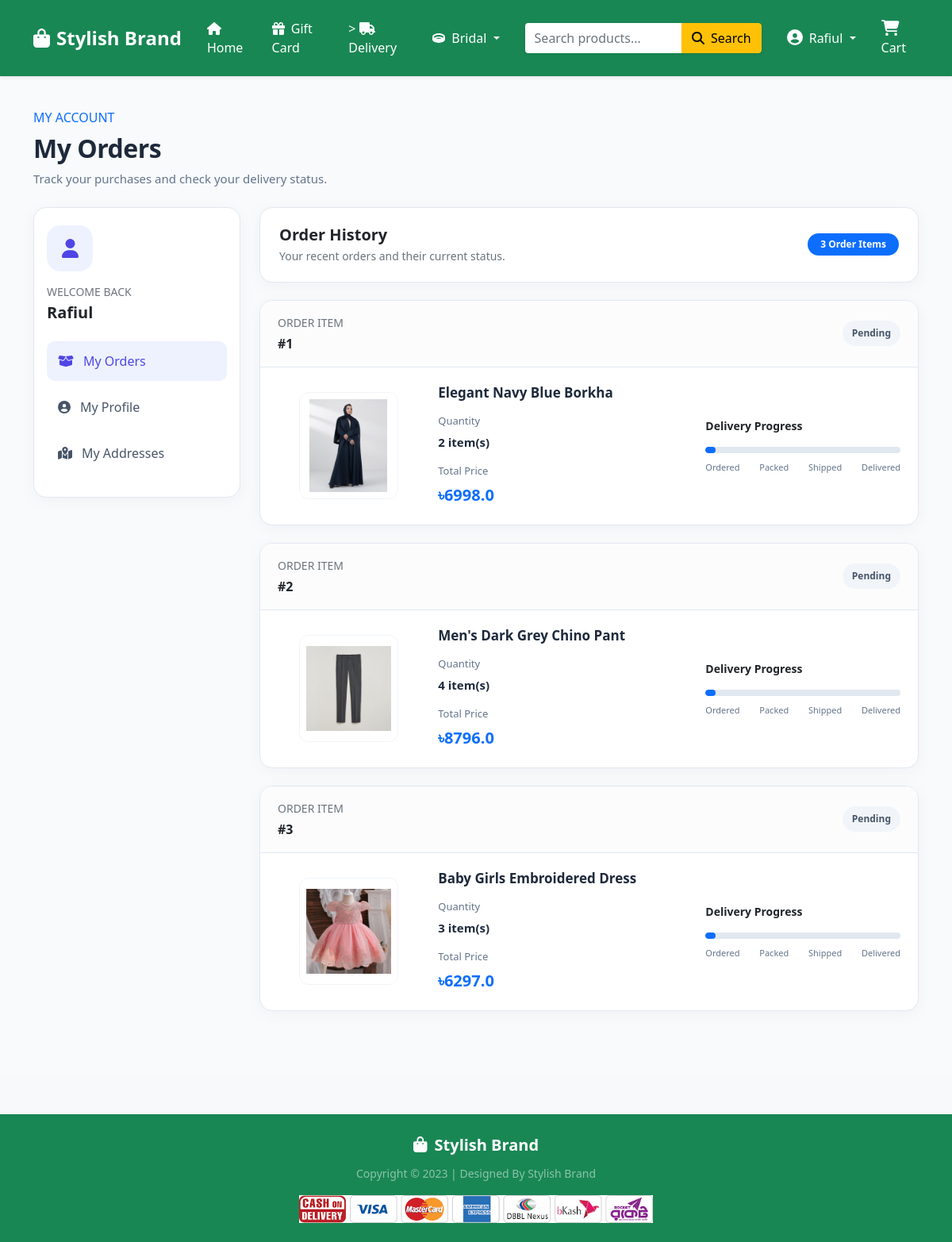
Screenshot of /orders/ (signed in) with the database file from the repository.
### Shop/models.py (models this page shows, shortened)
class OrderPlaced(models.Model):
    user = models.ForeignKey(User, on_delete=models.CASCADE)
    customer = models.ForeignKey(Customer, on_delete=models.CASCADE)
    product = models.ForeignKey(Product, on_delete=models.CASCADE)
    quantity = models.PositiveIntegerField(default=1)
    ordered_date = models.DateTimeField(auto_now_add=True)
    status = models.CharField(max_length=50, choices=STATUS_CHOICE, default='Pending')
    tran_id = models.CharField(max_length=100, blank=True, null=True)
    @property
    def total_cost(self):
        return self.quantity * self.product.discounted_price

class Product(models.Model):
    title = models.CharField(max_length=100)
    selling_price = models.FloatField()
    discounted_price = models.FloatField()
    description = models.TextField()
    brand = models.CharField(max_length=100)
    category = models.CharField(choices=CATEGORY_CHOICES,max_length=2)
    product_image = models.ImageField(upload_to='productimg')

### Shop/views.py (the view)
# urls.py: path("orders/", views.orders, name="orders"),
@login_required
def orders(request):
    op = OrderPlaced.objects.filter(user=request.user)
    return render(request, "Shop/orders.html", {"order_placed": op})

### Shop/templates/Shop/orders.html (shortened to what this page needs)
{% extends 'Shop/base.html' %}
{% load static %}
{% block main-content %}
<div class="orders-page">
    <div class="container">
        <div class="mb-4">
            <p class="text-primary fw-semibold mb-2">
                MY ACCOUNT
            </p>
            <h2 class="orders-heading mb-2">
                My Orders
            </h2>
            <p class="orders-subtitle mb-0">
                Track your purchases and check your delivery status.
            </p>
        </div>
        <div class="row g-4">
            <div class="col-lg-3 col-md-4">
                <div class="orders-sidebar">
                    <div class="orders-avatar">
                        <i class="fas fa-user"></i>
                    </div>
                    <p class="text-muted small mb-1">
                        WELCOME BACK
                    </p>
                    <h5 class="fw-bold text-dark text-break mb-4">
                        {{ request.user }}
                    </h5>
                    <a href="{% url 'orders' %}"
                       class="orders-nav-link active">
                        <i class="fas fa-box-open"></i>
                        <span>My Orders</span>
                    </a>
                    <a href="{% url 'profile' %}"
                       class="orders-nav-link">
                        <i class="fas fa-user-circle"></i>
                        <span>My Profile</span>
                    </a>
                    <a href="{% url 'address' %}"
                       class="orders-nav-link">
                        <i class="fas fa-map-marked-alt"></i>
                        <span>My Addresses</span>
                    </a>
                </div>
            </div>
            <div class="col-lg-9 col-md-8">
                <div class="orders-summary d-flex justify-content-between
                            align-items-center flex-wrap gap-2">
                    <div>
                        <h5 class="fw-bold text-dark mb-1">
                            Order History
                        </h5>
                        <p class="text-muted small mb-0">
                            Your recent orders and their current status.
                        </p>
                    </div>
                    <span class="badge rounded-pill bg-primary px-3 py-2">
                        {{ order_placed|length }} Order Items
                    </span>
                </div>
                {% for op in order_placed %}
                    <div class="order-card">
                        <div class="order-card-top">
                            <div>
                                <div class="text-muted small mb-1">
                                    ORDER ITEM
                                </div>
                                <div class="fw-bold text-dark">
                                    #{{ op.id }}
                                </div>
                            </div>
                            <div>
                                {% if op.status == 'Accepted' %}
                                    <span class="order-status status-accepted">
                                        <i class="fas fa-check-circle me-1"></i>
                                        Accepted
                                    </span>
                                {% elif op.status == 'Packed' %}
                                    <span class="order-status status-packed">
                                        <i class="fas fa-box me-1"></i>
                                        Packed
                                    </span>
                                {% elif op.status == 'On the Way' %}
                                    <span class="order-status status-transit">
                                        <i class="fas fa-truck me-1"></i>
                                        On the Way
                                    </span>
                                {% elif op.status == 'Delivered' %}
                                    <span class="order-status status-delivered">
                                        <i class="fas fa-check-double me-1"></i>
                                        Delivered
                                    </span>
                                {% elif op.status == 'Cancelled' %}
                                    <span class="order-status status-cancelled">
                                        <i class="fas fa-times-circle me-1"></i>
                                        Cancelled
                                    </span>
                                {% else %}
                                    <span class="order-status">
                                        {{ op.status }}
                                    </span>
                                {% endif %}
                            </div>
                        </div>
                        <div class="order-card-body">
                            <div class="row g-4 align-items-center">
                                <div class="col-sm-4 col-lg-3 text-center">
                                    {% if op.product.product_image %}
                                        <img
                                            src="{{ op.product.product_image.url }}"
                                            alt="{{ op.product.title }}"
                                            class="order-product-image">
                                    {% endif %}
                                </div>
                                <div class="col-sm-8 col-lg-5">
                                    <h5 class="order-product-title mb-3">
                                        {{ op.product.title }}
                                    </h5>
                                    <div class="mb-3">
                                        <div class="order-meta-label">
                                            Quantity
                                        </div>
                                        <div class="order-meta-value">
                                            {{ op.quantity }} item(s)
                                        </div>
                                    </div>
                                    <div>
                                        <div class="order-meta-label">
                                            Total Price
                                        </div>
                                        <div class="order-meta-value
                                                    text-primary fs-5">
                                            ৳{{ op.total_cost }}
                                        </div>
                                    </div>
                                </div>
                                <div class="col-12 col-lg-4">
                                    <div class="d-flex justify-content-between
                                                align-items-center mb-3">
                                        <span class="fw-bold text-dark small">
                                            Delivery Progress
                                        </span>
                                    </div>
                                    {% if op.status == 'Accepted' %}
                                        <div class="progress order-progress">
                                            <div class="progress-bar"
                                                 role="progressbar"
                                                 style="width:20%;"
                                                 aria-valuenow="20"
                                                 aria-valuemin="0"
                                                 aria-valuemax="100">
                                            </div>
                                        </div>
                                    {% else %}
                                        <div class="progress order-progress">
                                            <div class="progress-bar"
                                                 role="progressbar"
                                                 style="width:5%;"
                                                 aria-valuenow="5"
                                                 aria-valuemin="0"
                                                 aria-valuemax="100">
                                            </div>
                                        </div>
                                    {% endif %}
                                    <div class="progress-labels">
                                        <span>Ordered</span>
                                        <span>Packed</span>
                                        <span>Shipped</span>
                                        <span>Delivered</span>
                                    </div>
                                </div>
                            </div>
                        </div>
                    </div>
                {% endfor %}
            </div>
        </div>
    </div>
</div>
{% endblock main-content %}

### Shop/templates/Shop/base.html (shortened to what this page needs)
<!doctype html>
{% load static %}
<html lang="en">
    <head>
        <link
            href="https://cdn.jsdelivr.net/npm/bootstrap@5.0.0-beta1/dist/css/bootstrap.min.css"
            rel="stylesheet"
>
        <link rel="stylesheet"
            href="{% static 'Shop/css/owl.carousel.min.css' %}">
        <link rel="stylesheet" href="{% static 'Shop/css/all.min.css' %}">
        <link rel="stylesheet" href="{% static 'Shop/css/style.css' %}">
    </head>
    <body class="bg-light">
        <nav
            class="navbar navbar-expand-lg navbar-dark bg-success shadow-sm py-3">
            <div class="container">
                <a class="navbar-brand fw-bold fs-4 d-flex align-items-center"
                    href="/">
                    <i class="fas fa-shopping-bag me-2"></i>
                    Stylish Brand
                </a>
                <div class="collapse navbar-collapse"
                    id="navbarSupportedContent">
                    <ul
                        class="navbar-nav me-auto mb-2 mb-lg-0 align-items-lg-center">
                        <li class="nav-item">
                            <a class="nav-link active fw-semibold px-3"
                                href="/">
                                <i class="fas fa-home me-1"></i>
                                Home
                            </a>
                        </li>
                        <li class="nav-item">
                            <a class="nav-link active fw-semibold px-3"
                                href="#">
                                <i class="fas fa-gift me-1"></i>
                                Gift Card
                            </a>
                        </li>
                        <li class="nav-item">
                            <a class="nav-link active fw-semibold px-3"
                                href="{% url 'orders' %}">>
                                <i class="fas fa-truck me-1"></i>
                                Delivery
                            </a>
                        </li>
                        <li class="nav-item dropdown">
                            <a
                                class="nav-link dropdown-toggle text-white fw-semibold px-3"
                                href="#"
                                id="bridalDropdown"
                                role="button"
                                data-bs-toggle="dropdown"
                                aria-expanded="false">
                                <i class="fas fa-ring me-1"></i>
                                Bridal
                            </a>
                        </li>
                    </ul>
                    <form class="d-flex mx-lg-3 my-3 my-lg-0"
                        role="search">
                        <div class="input-group">
                            <input class="form-control border-0 shadow-sm"
                                type="search"
                                placeholder="Search products..."
                                aria-label="Search">
                            <button
                                class="btn btn-warning fw-semibold shadow-sm"
                                type="submit">
                                <i class="fas fa-search me-1"></i>
                                Search
                            </button>
                        </div>
                    </form>
                    <div>
                        <ul
                            class="navbar-nav mb-2 mb-lg-0 align-items-lg-center">
                            {% if request.user.is_authenticated %}
                            <li class="nav-item dropdown mx-lg-2">
                                <a
                                    class="nav-link dropdown-toggle text-white fw-semibold"
                                    href="#"
                                    id="profileDropdown"
                                    role="button"
                                    data-bs-toggle="dropdown"
                                    aria-expanded="false">
                                    <i class="fas fa-user-circle me-1 fs-5"></i>
                                    {{ request.user.username|capfirst }}
                                </a>
                            </li>
                            <li class="nav-item mx-lg-2">
                                <a href="{% url 'showcart' %}"
                                    class="nav-link text-white fw-semibold position-relative">
                                    <i
                                        class="fas fa-shopping-cart fs-5 me-1"></i>
                                    Cart
                                </a>
                            </li>
                            {% endif %}
                        </ul>
                    </div>
                </div>
            </div>
        </nav>
        {% block main-content %}
        {% endblock main-content %}
        <footer
            class="container-fluid bg-success text-center text-white py-4 mt-5 shadow-sm">
            <div class="container">
                <div class="mb-2">
                    <span class="fw-bold fs-5">
                        <i class="fas fa-shopping-bag me-1"></i>
                        Stylish Brand
                    </span>
                </div>
                <small class="text-white-50">
                    Copyright &copy; 2023 |
                    Designed By Stylish Brand
                </small>
                <div class="mt-3">
                    <img src="{% static 'Shop/images/paymentlogo.png' %}"
                        alt="Payment Methods"
                        class="img-fluid"
                        style="max-height: 35px;">
                </div>
            </div>
        </footer>
    </body>
</html>

### rows the page displays
OrderPlaced: id "1", status "Pending", product.product_image (picture), product "Elegant Navy Blue Borkha", quantity "2", total_cost "6998.0"
OrderPlaced: id "2", status "Pending", product.product_image (picture), product "Men's Dark Grey Chino Pant", quantity "4", total_cost "8796.0"
OrderPlaced: id "3", status "Pending", product.product_image (picture), product "Baby Girls Embroidered Dress", quantity "3", total_cost "6297.0"

### other values shown
{{ request.user.username|capfirst }} "Rafiul"
{{ request.user }} "Rafiul"
{{ order_placed|length }} "3"
